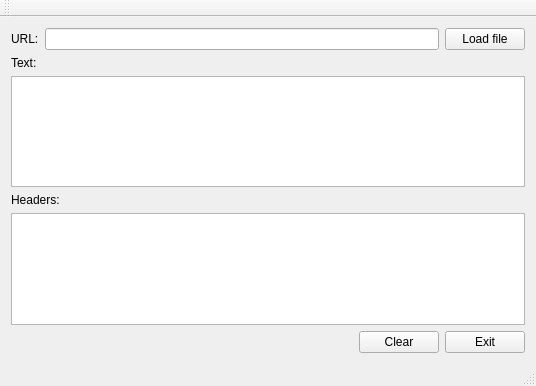
<?xml version="1.0" encoding="UTF-8"?>
<ui version="4.0">
 <class>MainWindow</class>
 <widget class="QMainWindow" name="MainWindow">
  <property name="geometry">
   <rect>
    <x>0</x>
    <y>0</y>
    <width>536</width>
    <height>386</height>
   </rect>
  </property>
  <property name="windowTitle">
   <string>MainWindow</string>
  </property>
  <widget class="QWidget" name="centralWidget">
   <layout class="QVBoxLayout" name="verticalLayout">
    <item>
     <layout class="QHBoxLayout" name="horizontalLayout">
      <item>
       <widget class="QLabel" name="label">
        <property name="text">
         <string>URL:</string>
        </property>
       </widget>
      </item>
      <item>
       <widget class="QLineEdit" name="urlLineEdit"/>
      </item>
      <item>
       <widget class="QPushButton" name="pushButton">
        <property name="text">
         <string>Load file</string>
        </property>
       </widget>
      </item>
     </layout>
    </item>
    <item>
     <widget class="QLabel" name="label_2">
      <property name="text">
       <string>Text:</string>
      </property>
     </widget>
    </item>
    <item>
     <widget class="QPlainTextEdit" name="textPlainTextEdit"/>
    </item>
    <item>
     <widget class="QLabel" name="label_3">
      <property name="text">
       <string>Headers:</string>
      </property>
     </widget>
    </item>
    <item>
     <widget class="QPlainTextEdit" name="headersPlainTextEdit"/>
    </item>
    <item>
     <layout class="QHBoxLayout" name="horizontalLayout_2">
      <item>
       <spacer name="horizontalSpacer">
        <property name="orientation">
         <enum>Qt::Horizontal</enum>
        </property>
        <property name="sizeHint" stdset="0">
         <size>
          <width>40</width>
          <height>20</height>
         </size>
        </property>
       </spacer>
      </item>
      <item>
       <widget class="QPushButton" name="clearPushButton">
        <property name="text">
         <string>Clear</string>
        </property>
        <property name="shortcut">
         <string/>
        </property>
       </widget>
      </item>
      <item>
       <widget class="QPushButton" name="exitPushButton">
        <property name="text">
         <string>Exit</string>
        </property>
       </widget>
      </item>
     </layout>
    </item>
   </layout>
  </widget>
  <widget class="QMenuBar" name="menuBar">
   <property name="geometry">
    <rect>
     <x>0</x>
     <y>0</y>
     <width>536</width>
     <height>22</height>
    </rect>
   </property>
  </widget>
  <widget class="QToolBar" name="mainToolBar">
   <attribute name="toolBarArea">
    <enum>TopToolBarArea</enum>
   </attribute>
   <attribute name="toolBarBreak">
    <bool>false</bool>
   </attribute>
  </widget>
  <widget class="QStatusBar" name="statusBar"/>
 </widget>
 <layoutdefault spacing="6" margin="11"/>
 <resources/>
 <connections/>
</ui>
